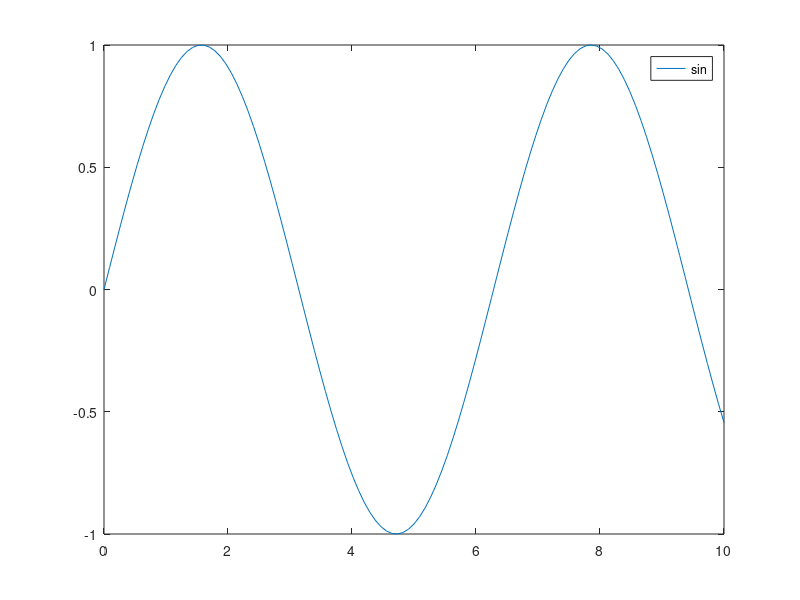

Source code (MATLAB):
%creamos un fucntion handle de sin
trig = @sin;

trig(pi/2)
fplot(@sin , [0,10])

%funcion anonima
poly = @(x) 2*x.^3 - x.^2 + x + 1;
poly(4)
xfn = @(x,y) x+y;
xfn(10,22)